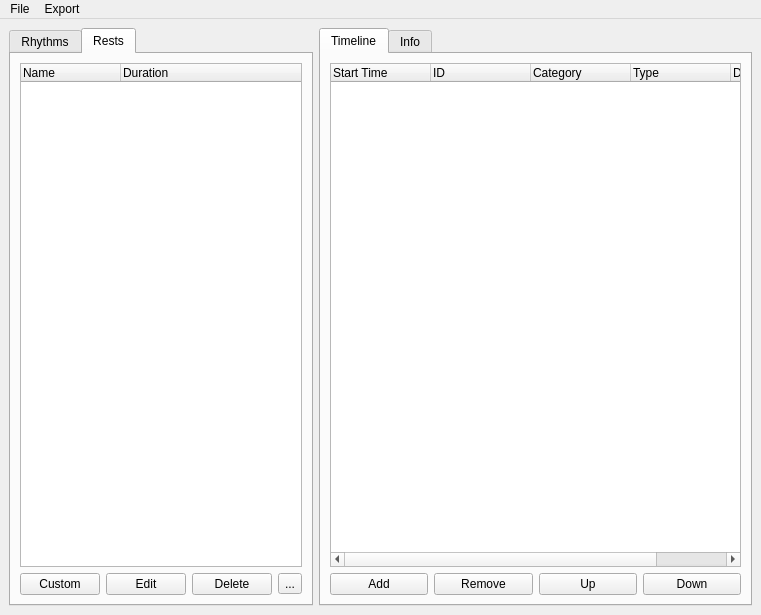
<?xml version="1.0" encoding="UTF-8"?>
<ui version="4.0">
 <class>MainWindow</class>
 <widget class="QMainWindow" name="MainWindow">
  <property name="geometry">
   <rect>
    <x>0</x>
    <y>0</y>
    <width>694</width>
    <height>566</height>
   </rect>
  </property>
  <property name="maximumSize">
   <size>
    <width>16777215</width>
    <height>566</height>
   </size>
  </property>
  <property name="windowTitle">
   <string>MainWindow</string>
  </property>
  <widget class="QWidget" name="centralwidget">
   <layout class="QGridLayout" name="gridLayout">
    <item row="0" column="0" rowspan="10">
     <widget class="QTabWidget" name="presetsTabs">
      <property name="currentIndex">
       <number>1</number>
      </property>
      <widget class="QWidget" name="rhythmsTab">
       <attribute name="icon">
        <iconset resource="resources.qrc">
         <normaloff>:/music_notes/not_filled</normaloff>
         <normalon>:/music_notes/filled</normalon>:/music_notes/not_filled</iconset>
       </attribute>
       <attribute name="title">
        <string>Rhythms</string>
       </attribute>
       <layout class="QGridLayout" name="gridLayout_2">
        <item row="1" column="0">
         <widget class="QPushButton" name="newRhythm">
          <property name="text">
           <string>New</string>
          </property>
          <property name="icon">
           <iconset resource="resources.qrc">
            <normaloff>:/general/add</normaloff>:/general/add</iconset>
          </property>
         </widget>
        </item>
        <item row="0" column="0" colspan="4">
         <widget class="QTreeWidget" name="rhythmTree">
          <property name="frameShadow">
           <enum>QFrame::Plain</enum>
          </property>
          <column>
           <property name="text">
            <string>Category/ID</string>
           </property>
          </column>
          <column>
           <property name="text">
            <string>Duration</string>
           </property>
          </column>
         </widget>
        </item>
        <item row="1" column="2">
         <widget class="QPushButton" name="importRhythm">
          <property name="text">
           <string>Import</string>
          </property>
          <property name="icon">
           <iconset resource="resources.qrc">
            <normaloff>:/arrows/arrow_import</normaloff>:/arrows/arrow_import</iconset>
          </property>
         </widget>
        </item>
        <item row="1" column="3">
         <widget class="QToolButton" name="refreshRhythms">
          <property name="icon">
           <iconset resource="resources.qrc">
            <normaloff>:/arrows/arrow_sync</normaloff>:/arrows/arrow_sync</iconset>
          </property>
         </widget>
        </item>
        <item row="1" column="1">
         <widget class="QPushButton" name="editRhythm">
          <property name="text">
           <string>Edit</string>
          </property>
          <property name="icon">
           <iconset resource="resources.qrc">
            <normaloff>:/general/edit</normaloff>:/general/edit</iconset>
          </property>
         </widget>
        </item>
       </layout>
      </widget>
      <widget class="QWidget" name="restsTab">
       <attribute name="icon">
        <iconset resource="resources.qrc">
         <normaloff>:/fit_height/not_filled</normaloff>
         <normalon>:/fit_height/filled</normalon>:/fit_height/not_filled</iconset>
       </attribute>
       <attribute name="title">
        <string>Rests</string>
       </attribute>
       <layout class="QGridLayout" name="gridLayout_5">
        <item row="1" column="0">
         <widget class="QPushButton" name="customRest">
          <property name="text">
           <string>Custom</string>
          </property>
          <property name="icon">
           <iconset resource="resources.qrc">
            <normaloff>:/general/add</normaloff>:/general/add</iconset>
          </property>
         </widget>
        </item>
        <item row="1" column="2">
         <widget class="QPushButton" name="deleteRest">
          <property name="text">
           <string>Delete</string>
          </property>
          <property name="icon">
           <iconset resource="resources.qrc">
            <normaloff>:/general/delete</normaloff>:/general/delete</iconset>
          </property>
         </widget>
        </item>
        <item row="1" column="1">
         <widget class="QPushButton" name="editRest">
          <property name="text">
           <string>Edit</string>
          </property>
          <property name="icon">
           <iconset resource="resources.qrc">
            <normaloff>:/general/edit</normaloff>:/general/edit</iconset>
          </property>
         </widget>
        </item>
        <item row="1" column="3">
         <widget class="QToolButton" name="refreshRests">
          <property name="text">
           <string>...</string>
          </property>
          <property name="icon">
           <iconset resource="resources.qrc">
            <normaloff>:/arrows/arrow_sync</normaloff>:/arrows/arrow_sync</iconset>
          </property>
         </widget>
        </item>
        <item row="0" column="0" colspan="4">
         <widget class="QTreeWidget" name="restTree">
          <property name="frameShadow">
           <enum>QFrame::Plain</enum>
          </property>
          <column>
           <property name="text">
            <string>Name</string>
           </property>
          </column>
          <column>
           <property name="text">
            <string>Duration</string>
           </property>
          </column>
         </widget>
        </item>
       </layout>
      </widget>
     </widget>
    </item>
    <item row="0" column="2" rowspan="10">
     <widget class="QTabWidget" name="timelineContainer">
      <property name="currentIndex">
       <number>0</number>
      </property>
      <widget class="QWidget" name="timelineTab">
       <attribute name="icon">
        <iconset resource="resources.qrc">
         <normaloff>:/timeline/not_filled</normaloff>
         <normalon>:/timeline/filled</normalon>:/timeline/not_filled</iconset>
       </attribute>
       <attribute name="title">
        <string>Timeline</string>
       </attribute>
       <layout class="QGridLayout" name="gridLayout_4">
        <item row="1" column="0">
         <widget class="QPushButton" name="add">
          <property name="text">
           <string>Add</string>
          </property>
          <property name="icon">
           <iconset resource="resources.qrc">
            <normaloff>:/general/add</normaloff>:/general/add</iconset>
          </property>
         </widget>
        </item>
        <item row="1" column="2">
         <widget class="QPushButton" name="up">
          <property name="text">
           <string>Up</string>
          </property>
          <property name="icon">
           <iconset resource="resources.qrc">
            <normaloff>:/arrows/arrow_up</normaloff>:/arrows/arrow_up</iconset>
          </property>
         </widget>
        </item>
        <item row="1" column="1">
         <widget class="QPushButton" name="remove">
          <property name="text">
           <string>Remove</string>
          </property>
          <property name="icon">
           <iconset resource="resources.qrc">
            <normaloff>:/general/delete</normaloff>:/general/delete</iconset>
          </property>
         </widget>
        </item>
        <item row="1" column="3">
         <widget class="QPushButton" name="down">
          <property name="text">
           <string>Down</string>
          </property>
          <property name="icon">
           <iconset resource="resources.qrc">
            <normaloff>:/arrows/arrow_down</normaloff>:/arrows/arrow_down</iconset>
          </property>
         </widget>
        </item>
        <item row="0" column="0" colspan="4">
         <widget class="QTreeWidget" name="timelineList">
          <property name="frameShadow">
           <enum>QFrame::Plain</enum>
          </property>
          <property name="dragDropMode">
           <enum>QAbstractItemView::DropOnly</enum>
          </property>
          <column>
           <property name="text">
            <string>Start Time</string>
           </property>
          </column>
          <column>
           <property name="text">
            <string>ID</string>
           </property>
          </column>
          <column>
           <property name="text">
            <string>Category</string>
           </property>
          </column>
          <column>
           <property name="text">
            <string>Type</string>
           </property>
          </column>
          <column>
           <property name="text">
            <string>Duration</string>
           </property>
          </column>
         </widget>
        </item>
       </layout>
      </widget>
      <widget class="QWidget" name="infoTab">
       <attribute name="icon">
        <iconset resource="resources.qrc">
         <normaloff>:/bullet_list_square/not_filled</normaloff>
         <normalon>:/bullet_list_square/filled</normalon>:/bullet_list_square/not_filled</iconset>
       </attribute>
       <attribute name="title">
        <string>Info</string>
       </attribute>
       <layout class="QGridLayout" name="gridLayout_3">
        <item row="0" column="0" colspan="6">
         <widget class="QGroupBox" name="mapInformationContainer">
          <property name="sizePolicy">
           <sizepolicy hsizetype="Expanding" vsizetype="Preferred">
            <horstretch>0</horstretch>
            <verstretch>0</verstretch>
           </sizepolicy>
          </property>
          <property name="title">
           <string>Map Information</string>
          </property>
          <layout class="QFormLayout" name="formLayout">
           <item row="0" column="0">
            <widget class="QLabel" name="projectNameLabel">
             <property name="text">
              <string>Project Name</string>
             </property>
             <property name="alignment">
              <set>Qt::AlignCenter</set>
             </property>
             <property name="buddy">
              <cstring>projectNameInput</cstring>
             </property>
            </widget>
           </item>
           <item row="0" column="1">
            <widget class="QLineEdit" name="projectNameInput"/>
           </item>
           <item row="1" column="0">
            <widget class="QLabel" name="versionLabel">
             <property name="text">
              <string>Version</string>
             </property>
             <property name="alignment">
              <set>Qt::AlignCenter</set>
             </property>
             <property name="buddy">
              <cstring>versionInput</cstring>
             </property>
            </widget>
           </item>
           <item row="1" column="1">
            <widget class="QLineEdit" name="versionInput">
             <property name="text">
              <string>2.0.0</string>
             </property>
            </widget>
           </item>
           <item row="2" column="0">
            <widget class="QLabel" name="songSubNameLabel">
             <property name="text">
              <string>Song Sub-Name</string>
             </property>
             <property name="alignment">
              <set>Qt::AlignCenter</set>
             </property>
             <property name="buddy">
              <cstring>songSubNameInput</cstring>
             </property>
            </widget>
           </item>
           <item row="2" column="1">
            <widget class="QLineEdit" name="songSubNameInput"/>
           </item>
           <item row="3" column="0">
            <widget class="QLabel" name="songAuthorNameLabel">
             <property name="text">
              <string>Song Author Name</string>
             </property>
             <property name="alignment">
              <set>Qt::AlignCenter</set>
             </property>
             <property name="buddy">
              <cstring>songAuthorNameInput</cstring>
             </property>
            </widget>
           </item>
           <item row="3" column="1">
            <widget class="QLineEdit" name="songAuthorNameInput"/>
           </item>
           <item row="4" column="0">
            <widget class="QLabel" name="levelAuthorNameLabel">
             <property name="text">
              <string>Level Author Name</string>
             </property>
             <property name="alignment">
              <set>Qt::AlignCenter</set>
             </property>
             <property name="buddy">
              <cstring>levelAuthorNameInput</cstring>
             </property>
            </widget>
           </item>
           <item row="4" column="1">
            <widget class="QLineEdit" name="levelAuthorNameInput"/>
           </item>
          </layout>
         </widget>
        </item>
        <item row="2" column="2">
         <widget class="QPushButton" name="cancel">
          <property name="text">
           <string>Cancel</string>
          </property>
         </widget>
        </item>
        <item row="1" column="0" colspan="6">
         <widget class="QGroupBox" name="mapMetadataContainer">
          <property name="sizePolicy">
           <sizepolicy hsizetype="Expanding" vsizetype="Preferred">
            <horstretch>0</horstretch>
            <verstretch>0</verstretch>
           </sizepolicy>
          </property>
          <property name="title">
           <string>Map Metadata</string>
          </property>
          <layout class="QFormLayout" name="formLayout_2">
           <item row="0" column="0">
            <widget class="QLabel" name="BPMLabel">
             <property name="text">
              <string>Beats-Per-Minute (Override)</string>
             </property>
             <property name="alignment">
              <set>Qt::AlignCenter</set>
             </property>
             <property name="buddy">
              <cstring>BPMSpinbox</cstring>
             </property>
            </widget>
           </item>
           <item row="0" column="1">
            <widget class="QDoubleSpinBox" name="BPMSpinbox">
             <property name="decimals">
              <number>1</number>
             </property>
             <property name="maximum">
              <double>300.000000000000000</double>
             </property>
            </widget>
           </item>
           <item row="1" column="0">
            <widget class="QLabel" name="songTimeOffsetLabel">
             <property name="text">
              <string>Song Time Offset</string>
             </property>
             <property name="alignment">
              <set>Qt::AlignCenter</set>
             </property>
             <property name="buddy">
              <cstring>songTimeOffsetSpinbox</cstring>
             </property>
            </widget>
           </item>
           <item row="1" column="1">
            <widget class="QDoubleSpinBox" name="songTimeOffsetSpinbox">
             <property name="decimals">
              <number>0</number>
             </property>
             <property name="maximum">
              <double>10.000000000000000</double>
             </property>
            </widget>
           </item>
           <item row="2" column="0">
            <widget class="QLabel" name="shuffleLabel">
             <property name="text">
              <string>Shuffle</string>
             </property>
             <property name="alignment">
              <set>Qt::AlignCenter</set>
             </property>
             <property name="buddy">
              <cstring>shuffleSpinbox</cstring>
             </property>
            </widget>
           </item>
           <item row="2" column="1">
            <widget class="QDoubleSpinBox" name="shuffleSpinbox">
             <property name="decimals">
              <number>1</number>
             </property>
             <property name="maximum">
              <double>1.000000000000000</double>
             </property>
             <property name="singleStep">
              <double>0.100000000000000</double>
             </property>
            </widget>
           </item>
           <item row="3" column="0">
            <widget class="QLabel" name="shuffleOffsetLabel">
             <property name="text">
              <string>Shuffle Offset</string>
             </property>
             <property name="alignment">
              <set>Qt::AlignCenter</set>
             </property>
             <property name="buddy">
              <cstring>shuffleOffsetSpinbox</cstring>
             </property>
            </widget>
           </item>
           <item row="3" column="1">
            <widget class="QDoubleSpinBox" name="shuffleOffsetSpinbox">
             <property name="decimals">
              <number>1</number>
             </property>
             <property name="maximum">
              <double>2.000000000000000</double>
             </property>
             <property name="singleStep">
              <double>0.100000000000000</double>
             </property>
             <property name="value">
              <double>0.500000000000000</double>
             </property>
            </widget>
           </item>
           <item row="4" column="0">
            <widget class="QLabel" name="previewStartTimeLabel">
             <property name="text">
              <string>Preview Start Time</string>
             </property>
             <property name="alignment">
              <set>Qt::AlignCenter</set>
             </property>
             <property name="buddy">
              <cstring>previewStartTimeSpinbox</cstring>
             </property>
            </widget>
           </item>
           <item row="4" column="1">
            <widget class="QSpinBox" name="previewStartTimeSpinbox"/>
           </item>
           <item row="5" column="0">
            <widget class="QLabel" name="previewDurationLabel">
             <property name="text">
              <string>Preview Duration</string>
             </property>
             <property name="alignment">
              <set>Qt::AlignCenter</set>
             </property>
             <property name="buddy">
              <cstring>previewDurationSpinbox</cstring>
             </property>
            </widget>
           </item>
           <item row="5" column="1">
            <widget class="QSpinBox" name="previewDurationSpinbox">
             <property name="value">
              <number>10</number>
             </property>
            </widget>
           </item>
           <item row="6" column="0">
            <widget class="QLabel" name="songFilenameLabel">
             <property name="text">
              <string>Song Filename</string>
             </property>
             <property name="alignment">
              <set>Qt::AlignCenter</set>
             </property>
             <property name="buddy">
              <cstring>songFilenameInput</cstring>
             </property>
            </widget>
           </item>
           <item row="6" column="1">
            <widget class="QLineEdit" name="songFilenameInput">
             <property name="text">
              <string>song.wav</string>
             </property>
            </widget>
           </item>
           <item row="7" column="0">
            <widget class="QLabel" name="coverImageFilenameLabel">
             <property name="text">
              <string>Cover Image Filename</string>
             </property>
             <property name="alignment">
              <set>Qt::AlignCenter</set>
             </property>
             <property name="buddy">
              <cstring>coverImageFilenameInput</cstring>
             </property>
            </widget>
           </item>
           <item row="7" column="1">
            <widget class="QLineEdit" name="coverImageFilenameInput">
             <property name="text">
              <string>cover.jpg</string>
             </property>
            </widget>
           </item>
           <item row="8" column="0">
            <widget class="QLabel" name="environmentLabel">
             <property name="text">
              <string>Environment Name</string>
             </property>
             <property name="alignment">
              <set>Qt::AlignCenter</set>
             </property>
             <property name="buddy">
              <cstring>environmentNameSelector</cstring>
             </property>
            </widget>
           </item>
           <item row="8" column="1">
            <widget class="QComboBox" name="environmentNameSelector">
             <item>
              <property name="text">
               <string>DefaultEnvironment</string>
              </property>
             </item>
             <item>
              <property name="text">
               <string>OriginsEnvironment</string>
              </property>
             </item>
             <item>
              <property name="text">
               <string>TriangleEnvironment</string>
              </property>
             </item>
             <item>
              <property name="text">
               <string>NiceEnvironment</string>
              </property>
             </item>
             <item>
              <property name="text">
               <string>BigMirrorEnvironment</string>
              </property>
             </item>
             <item>
              <property name="text">
               <string>DragonsEnvironment</string>
              </property>
             </item>
             <item>
              <property name="text">
               <string>KDAEnvironment</string>
              </property>
             </item>
             <item>
              <property name="text">
               <string>MonstercatEnvironment</string>
              </property>
             </item>
             <item>
              <property name="text">
               <string>CrabRaveEnvironment</string>
              </property>
             </item>
             <item>
              <property name="text">
               <string>PanicEnvironment</string>
              </property>
             </item>
             <item>
              <property name="text">
               <string>RocketEnvironment</string>
              </property>
             </item>
             <item>
              <property name="text">
               <string>GreenDayEnvironment</string>
              </property>
             </item>
             <item>
              <property name="text">
               <string>GreenDayGrenadeEnvironment</string>
              </property>
             </item>
             <item>
              <property name="text">
               <string>TimbalandEnvironment</string>
              </property>
             </item>
             <item>
              <property name="text">
               <string>FitBeatEnvironment</string>
              </property>
             </item>
             <item>
              <property name="text">
               <string>LinkinParkEnvironment</string>
              </property>
             </item>
             <item>
              <property name="text">
               <string>BTSEnvironment</string>
              </property>
             </item>
             <item>
              <property name="text">
               <string>KaleidoscopeEnvironment</string>
              </property>
             </item>
             <item>
              <property name="text">
               <string>InterscopeEnvironment</string>
              </property>
             </item>
            </widget>
           </item>
           <item row="9" column="0">
            <widget class="QLabel" name="allDirectionsEnvironmentNameLabel">
             <property name="text">
              <string>All-Directions Environment Name</string>
             </property>
             <property name="alignment">
              <set>Qt::AlignCenter</set>
             </property>
             <property name="buddy">
              <cstring>allDirectionsEnvironmentNameSelector</cstring>
             </property>
            </widget>
           </item>
           <item row="9" column="1">
            <widget class="QComboBox" name="allDirectionsEnvironmentNameSelector">
             <item>
              <property name="text">
               <string>GlassDesertEnvironment</string>
              </property>
             </item>
            </widget>
           </item>
          </layout>
         </widget>
        </item>
        <item row="2" column="1">
         <widget class="QLabel" name="confirmationLabel">
          <property name="text">
           <string/>
          </property>
         </widget>
        </item>
        <item row="2" column="0">
         <spacer name="horizontalSpacer">
          <property name="orientation">
           <enum>Qt::Horizontal</enum>
          </property>
          <property name="sizeHint" stdset="0">
           <size>
            <width>40</width>
            <height>20</height>
           </size>
          </property>
         </spacer>
        </item>
        <item row="2" column="3">
         <widget class="QPushButton" name="apply">
          <property name="text">
           <string>Apply</string>
          </property>
         </widget>
        </item>
       </layout>
      </widget>
     </widget>
    </item>
   </layout>
  </widget>
  <widget class="QMenuBar" name="menubar">
   <property name="geometry">
    <rect>
     <x>0</x>
     <y>0</y>
     <width>694</width>
     <height>21</height>
    </rect>
   </property>
   <widget class="QMenu" name="menuFile">
    <property name="title">
     <string>File</string>
    </property>
    <addaction name="actionNew"/>
    <addaction name="actionOpen"/>
    <addaction name="actionRecents"/>
    <addaction name="separator"/>
    <addaction name="actionSave"/>
    <addaction name="separator"/>
    <addaction name="actionCreateRhythm"/>
    <addaction name="actionImportRhythm"/>
   </widget>
   <widget class="QMenu" name="menuExport">
    <property name="title">
     <string>Export</string>
    </property>
    <widget class="QMenu" name="menuEngrave">
     <property name="title">
      <string>Engrave</string>
     </property>
     <addaction name="actionBeatmap"/>
     <addaction name="actionInfo"/>
    </widget>
    <addaction name="menuEngrave"/>
    <addaction name="actionFinalise"/>
   </widget>
   <addaction name="menuFile"/>
   <addaction name="menuExport"/>
  </widget>
  <action name="actionNew">
   <property name="text">
    <string>New</string>
   </property>
   <property name="shortcut">
    <string>Ctrl+N</string>
   </property>
  </action>
  <action name="actionOpen">
   <property name="text">
    <string>Open</string>
   </property>
   <property name="shortcut">
    <string>Ctrl+O</string>
   </property>
  </action>
  <action name="actionSave">
   <property name="text">
    <string>Save</string>
   </property>
   <property name="shortcut">
    <string>Ctrl+S</string>
   </property>
  </action>
  <action name="actionSaveAs">
   <property name="text">
    <string>Save As...</string>
   </property>
   <property name="shortcut">
    <string>Ctrl+Shift+S</string>
   </property>
  </action>
  <action name="actionBeatmap">
   <property name="text">
    <string>Beatmap</string>
   </property>
   <property name="shortcut">
    <string>Ctrl+P</string>
   </property>
  </action>
  <action name="actionInfo">
   <property name="text">
    <string>Info</string>
   </property>
   <property name="shortcut">
    <string>Ctrl+Shift+P</string>
   </property>
  </action>
  <action name="actionCut">
   <property name="text">
    <string>Cut</string>
   </property>
   <property name="shortcut">
    <string>Ctrl+X</string>
   </property>
  </action>
  <action name="actionCopy">
   <property name="text">
    <string>Copy</string>
   </property>
   <property name="shortcut">
    <string>Ctrl+C</string>
   </property>
  </action>
  <action name="actionPaste">
   <property name="text">
    <string>Paste</string>
   </property>
   <property name="shortcut">
    <string>Ctrl+V</string>
   </property>
  </action>
  <action name="actionRecents">
   <property name="text">
    <string>Recents</string>
   </property>
  </action>
  <action name="actionImportRhythm">
   <property name="text">
    <string>Import Rhythm</string>
   </property>
   <property name="shortcut">
    <string>Ctrl+I</string>
   </property>
  </action>
  <action name="actionCreateRhythm">
   <property name="text">
    <string>Create Rhythm</string>
   </property>
   <property name="shortcut">
    <string>Ctrl+R</string>
   </property>
  </action>
  <action name="actionFinalise">
   <property name="text">
    <string>Finalise</string>
   </property>
  </action>
 </widget>
 <resources>
  <include location="resources.qrc"/>
 </resources>
 <connections/>
</ui>
